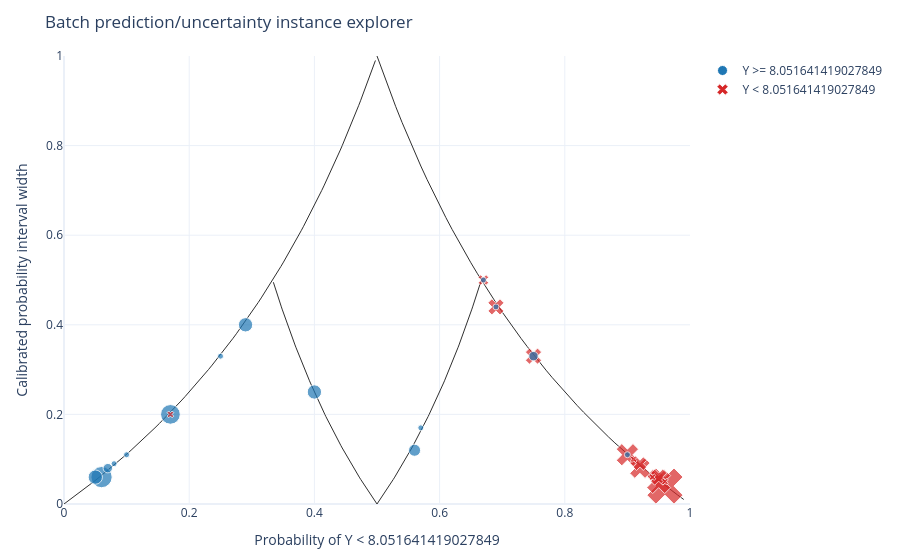
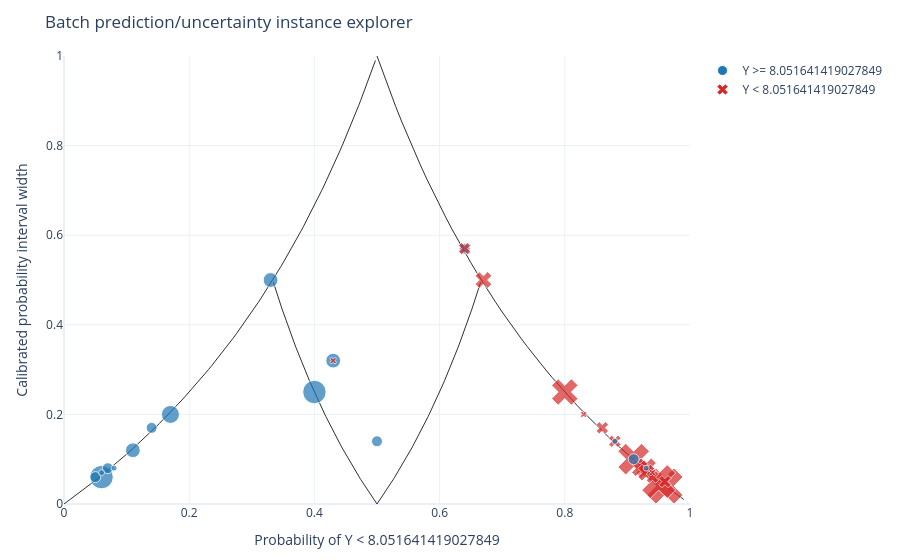

These figures' notebook cell, in order:
### Markdown cell above
## Section 2: Probabilistic Regression / Thresholded Regression

For thresholded regression, the x-axis is the calibrated probability of the target event. Targets are converted into event classes by the global plotting payload, and hover reports the threshold event and calibrated probability interval.

### Code cell
X_reg2, y_reg2 = make_regression(
    n_samples=500,
    n_features=7,
    n_informative=5,
    noise=10.0,
    random_state=19,
)
x_proper, x_tmp, y_proper, y_tmp = train_test_split(
    X_reg2, y_reg2, test_size=0.4, random_state=19
)
x_cal, x_query, y_cal, y_query = train_test_split(
    x_tmp, y_tmp, test_size=0.5, random_state=19
)

interval_regressor = RandomForestRegressor(n_estimators=80, random_state=19)
interval_explainer = WrapCalibratedExplainer(interval_regressor)
interval_explainer.fit(x_proper, y_proper)
assert interval_explainer.fitted is True
interval_explainer.calibrate(x_cal, y_cal)
assert interval_explainer.calibrated is True

threshold = float(np.median(y_proper))
threshold_result = interval_explainer.plot(
    x_query[:120],
    y_query[:120],
    threshold=threshold,
    style="plotly.global.instance_explorer",
    task="probabilistic_regression",
    position_precision=2,
    show=True,
)

interval_explainer.set_difficulty_estimator(
    DifficultyEstimator().fit(X=x_proper, learner=interval_explainer.learner, scaler=True)
)

threshold = float(np.median(y_proper))
threshold_result = interval_explainer.plot(
    x_query[:120],
    y_query[:120],
    threshold=threshold,
    style="plotly.global.instance_explorer",
    task="probabilistic_regression",
    position_precision=2,
    show=True,
)
